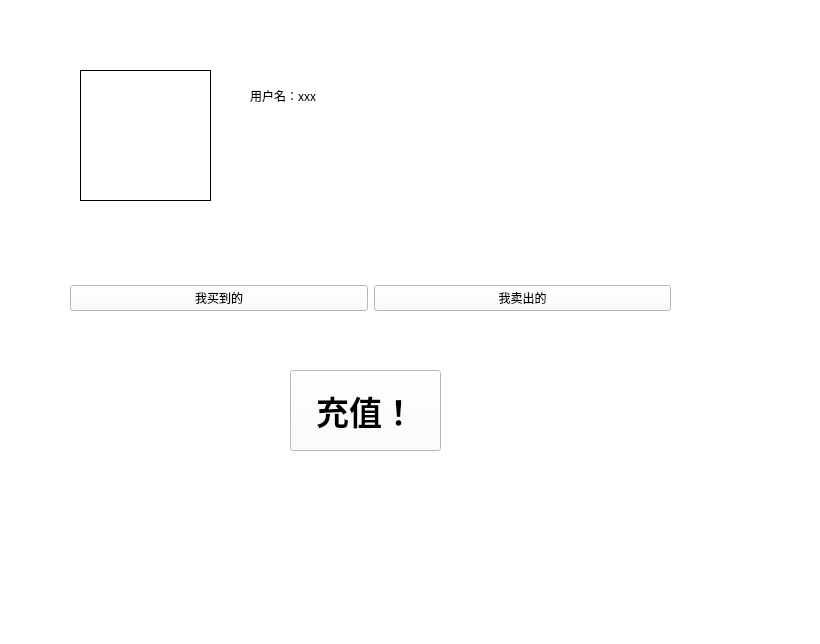
<?xml version="1.0" encoding="UTF-8"?>
<ui version="4.0">
 <class>Form</class>
 <widget class="QWidget" name="Form">
  <property name="geometry">
   <rect>
    <x>0</x>
    <y>0</y>
    <width>820</width>
    <height>644</height>
   </rect>
  </property>
  <property name="windowTitle">
   <string>Myaccount</string>
  </property>
  <property name="styleSheet">
   <string notr="true">background-color: rgb(255, 255, 255);</string>
  </property>
  <widget class="QLabel" name="label">
   <property name="geometry">
    <rect>
     <x>80</x>
     <y>70</y>
     <width>131</width>
     <height>131</height>
    </rect>
   </property>
   <property name="frameShape">
    <enum>QFrame::Box</enum>
   </property>
   <property name="text">
    <string/>
   </property>
   <property name="pixmap">
    <pixmap>image/头像.jpg</pixmap>
   </property>
   <property name="scaledContents">
    <bool>true</bool>
   </property>
   <property name="wordWrap">
    <bool>false</bool>
   </property>
  </widget>
  <widget class="QLabel" name="label_2">
   <property name="geometry">
    <rect>
     <x>250</x>
     <y>70</y>
     <width>151</width>
     <height>51</height>
    </rect>
   </property>
   <property name="text">
    <string>用户名：xxx</string>
   </property>
  </widget>
  <widget class="QWidget" name="gridLayoutWidget">
   <property name="geometry">
    <rect>
     <x>70</x>
     <y>220</y>
     <width>601</width>
     <height>91</height>
    </rect>
   </property>
   <layout class="QGridLayout" name="gridLayout">
    <item row="1" column="1">
     <widget class="QPushButton" name="Sold_btn">
      <property name="text">
       <string>我卖出的</string>
      </property>
     </widget>
    </item>
    <item row="1" column="0">
     <widget class="QPushButton" name="Bought_btn">
      <property name="text">
       <string>我买到的</string>
      </property>
     </widget>
    </item>
    <item row="0" column="0">
     <widget class="QLabel" name="label_7">
      <property name="text">
       <string/>
      </property>
      <property name="pixmap">
       <pixmap>image/我发布的.png</pixmap>
      </property>
      <property name="scaledContents">
       <bool>false</bool>
      </property>
     </widget>
    </item>
    <item row="0" column="1">
     <widget class="QLabel" name="label_8">
      <property name="text">
       <string/>
      </property>
      <property name="pixmap">
       <pixmap>image/我卖出的.png</pixmap>
      </property>
     </widget>
    </item>
   </layout>
  </widget>
  <widget class="QWidget" name="horizontalLayoutWidget">
   <property name="geometry">
    <rect>
     <x>30</x>
     <y>510</y>
     <width>761</width>
     <height>106</height>
    </rect>
   </property>
   <layout class="QHBoxLayout" name="horizontalLayout">
    <item>
     <widget class="QLabel" name="label_4">
      <property name="text">
       <string/>
      </property>
      <property name="pixmap">
       <pixmap>image/首页.png</pixmap>
      </property>
      <property name="scaledContents">
       <bool>false</bool>
      </property>
      <property name="wordWrap">
       <bool>false</bool>
      </property>
     </widget>
    </item>
    <item>
     <widget class="QLabel" name="label_5">
      <property name="text">
       <string/>
      </property>
      <property name="pixmap">
       <pixmap>image/发布.png</pixmap>
      </property>
     </widget>
    </item>
    <item>
     <widget class="QLabel" name="label_6">
      <property name="text">
       <string/>
      </property>
      <property name="pixmap">
       <pixmap>image/消息.png</pixmap>
      </property>
     </widget>
    </item>
    <item>
     <widget class="QLabel" name="label_3">
      <property name="text">
       <string/>
      </property>
      <property name="pixmap">
       <pixmap>image/我的.png</pixmap>
      </property>
     </widget>
    </item>
   </layout>
  </widget>
  <widget class="QPushButton" name="Recharge_btn">
   <property name="geometry">
    <rect>
     <x>290</x>
     <y>370</y>
     <width>151</width>
     <height>81</height>
    </rect>
   </property>
   <property name="font">
    <font>
     <pointsize>25</pointsize>
     <weight>75</weight>
     <bold>true</bold>
    </font>
   </property>
   <property name="text">
    <string>充值！</string>
   </property>
  </widget>
 </widget>
 <resources/>
 <connections/>
</ui>
